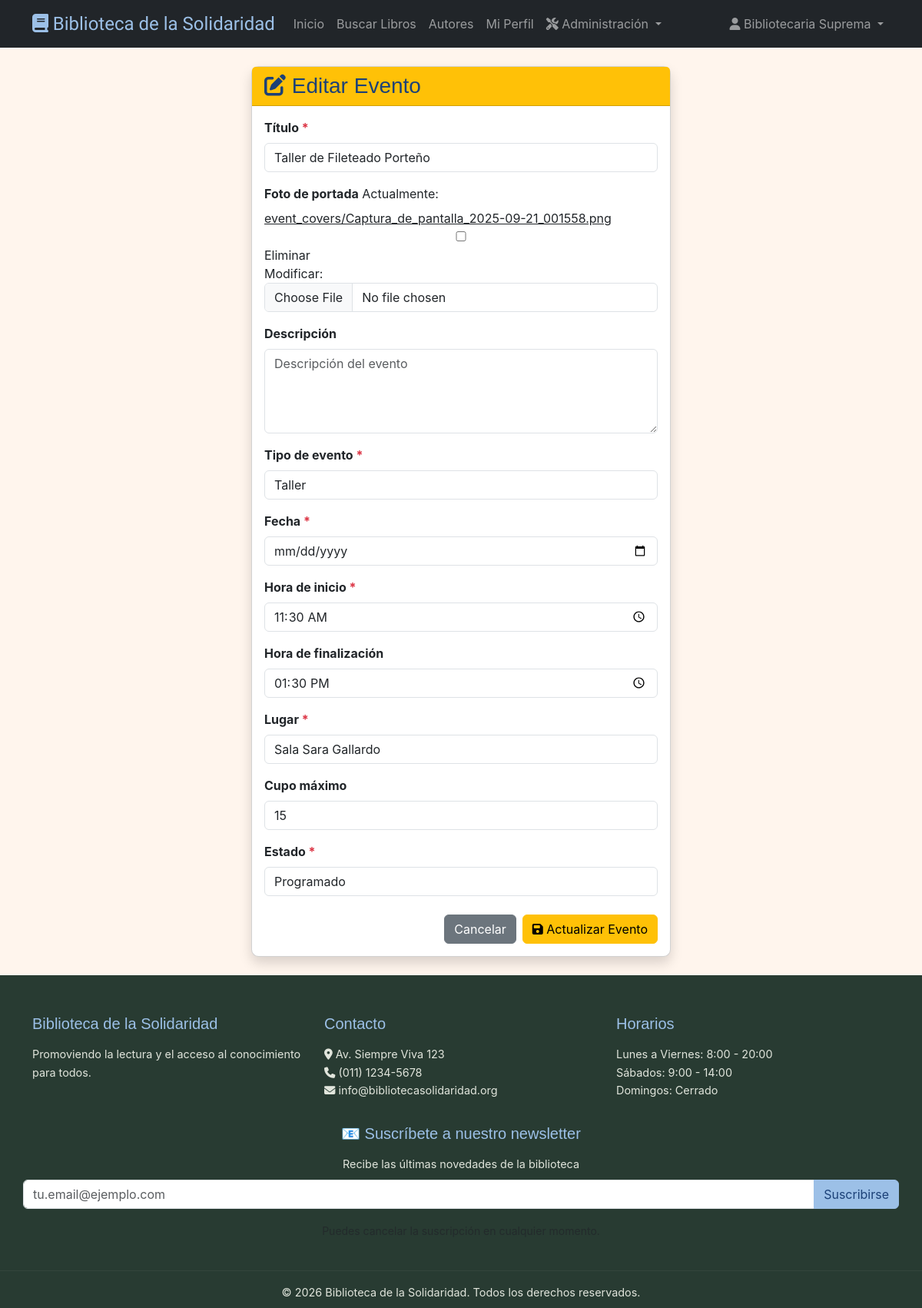
/eventos/4/editar/ (signed in), run on the app's committed database.
### apps/users/models.py (models this page shows, shortened)
class User(AbstractUser):
    ROLES = (
        ('reader', 'Lector'),
        ('librarian', 'Bibliotecario'),
        ('admin', 'Administrador')
    )
    role = models.CharField(max_length=10, choices=ROLES, default='reader')
    dni = models.CharField(
            max_length=20,
            unique=True,
            validators=[validate_dni],
            help_text="Formato: 12345678 o 12.345.678"
        )
    address = models.TextField()
    phone = models.CharField(max_length=20)
    score = models.FloatField(default=5.0)
    is_active_member = models.BooleanField(default=True)
    suspension_end_date = models.DateField(null=True, blank=True)
    class Meta:
        db_table = 'users'
        verbose_name = 'Usuario'
        verbose_name_plural = 'Usuarios'

### apps/culturalEvent/models.py (models this page shows, shortened)
class CulturalEvent(models.Model):
    EVENT_TYPES = [
        ('taller', 'Taller'),
        ('charla', 'Charla'),
        ('lectura', 'Club de lectura'),
        ('presentacion', 'Presentación de libro'),
        ('exposicion', 'Exposición'),
        ('otro', 'Otro'),
    ]
    STATUS_CHOICES = [
        ('programado', 'Programado'),
        ('realizado', 'Realizado'),
        ('cancelado', 'Cancelado'),
    ]
    title = models.CharField(max_length=200, verbose_name='Título')
    cover_image = models.ImageField(
        upload_to='event_covers/',
        blank=True,
        verbose_name='Foto de portada',
    )
    description = models.TextField(
        blank=True,
        verbose_name='Descripción'
    )
    event_type = models.CharField(
        max_length=20,
        choices=EVENT_TYPES,
        default='otro',
        verbose_name='Tipo de evento'
    )
    date = models.DateField(verbose_name='Fecha')
    start_time = models.TimeField(verbose_name='Hora de inicio')
    end_time = models.TimeField(
        blank=True,
        null=True,
        verbose_name='Hora de finalización'
    )
    location = models.CharField(
        max_length=200,
        verbose_name='Lugar'
    )
    capacity = models.PositiveIntegerField(
        blank=True,
        null=True,
        verbose_name='Cupo máximo'
    )
    status = models.CharField(
        max_length=20,
        choices=STATUS_CHOICES,
        default='programado',
        verbose_name='Estado'
    )
    created_by = models.ForeignKey(
        User,
        on_delete=models.SET_NULL,
        null=True,
        related_name='cultural_events'
    )
    created_at = models.DateTimeField(auto_now_add=True)
    updated_at = models.DateTimeField(auto_now=True)
    class Meta:
        db_table = 'cultural_events'
        verbose_name = 'Evento cultural'
        verbose_name_plural = 'Eventos culturales'
        ordering = ['date', 'start_time']

### apps/culturalEvent/views.py (the view, shortened to what this page needs)
# urls.py: path('<int:pk>/editar/', CulturalEventUpdateView.as_view(), name='event_edit'),
class CulturalEventUpdateView(LibrarianRequiredMixin, UpdateView):
    model = CulturalEvent
    form_class = CulturalEventForm
    template_name = 'culturalEvent/cultural_event_form.html'

### apps/users/mixin.py (called while the page is built)
    def test_func(self):
        user = self.request.user
        return (
            user.is_authenticated
            and getattr(user, 'role', None) in self.allowed_roles
        )

### templates/culturalEvent/cultural_event_form.html (shortened to what this page needs)
{% extends 'base.html' %}
{% block content %}
<div class="container mt-4">
    <div class="row justify-content-center">
        <div class="col-md-8 col-lg-6">
            <div class="card shadow">
                <div class="card-header bg-warning text-dark">
                    <h3 class="mb-0"><i class="fas fa-edit"></i> Editar Evento</h3>
                </div>
                <div class="card-body">
                    <form method="post" enctype="multipart/form-data" novalidate>
                        {% for field in form %}
                        <div class="mb-3">
                            <label for="{{ field.id_for_label }}" class="form-label fw-bold">
                                {{ field.label }} {% if field.field.required %}<span class="text-danger">*</span>{% endif %}
                            </label>
                            {{ field }}
                        </div>
                        {% endfor %}
                        <div class="d-flex justify-content-end gap-2 mt-4">
                            <a href="{% url 'event_list' %}" class="btn btn-secondary">Cancelar</a>
                            <button type="submit" class="btn btn-warning">
                                <i class="fas fa-save"></i> Actualizar Evento
                            </button>
                        </div>
                    </form>
                </div>
            </div>
        </div>
    </div>
</div>
{% endblock %}

### templates/base.html (shortened to what this page needs)
{% load static %}
<!DOCTYPE html>
<html lang="es">
<head>
    <link href="https://cdn.jsdelivr.net/npm/bootstrap@5.3.0/dist/css/bootstrap.min.css" rel="stylesheet">
    <link rel="stylesheet" href="https://cdnjs.cloudflare.com/ajax/libs/font-awesome/6.4.0/css/all.min.css">
    <link rel="stylesheet" href="{% static 'css/styles.css' %}">
</head>
<body>
    <nav class="navbar navbar-expand-lg navbar-dark bg-dark">
        <div class="container">
            <a class="navbar-brand" href="{% url 'home' %}">
                <i class="fas fa-book"></i> <span class="playwrite-au-tas-semibold">Biblioteca de la Solidaridad</span>
            </a>
            <div class="collapse navbar-collapse" id="navbarNav">
                <ul class="navbar-nav me-auto">
                    <li class="nav-item">
                        <a class="nav-link" href="{% url 'home' %}">Inicio</a>
                    </li>
                    <li class="nav-item">
                        <a class="nav-link" href="{% url 'book_search' %}">Buscar Libros</a>
                    </li>
                    <li class="nav-item">
                        <a class="nav-link" href="{% url 'author_list' %}">Autores</a>
                    </li>
                    {% if user.is_authenticated %}
                    <li class="nav-item">
                        <a class="nav-link" href="{% url 'profile' %}">Mi Perfil</a>
                    </li>
                    {% if user.role == 'librarian' or user.role == 'admin' %}
                    <li class="nav-item dropdown">
                        <a class="nav-link dropdown-toggle" href="#" id="adminDropdown" role="button"
                            data-bs-toggle="dropdown" aria-expanded="false">
                            <i class="fas fa-tools"></i> Administración
                        </a>
                    </li>
                    {% endif %}
                    {% endif %}
                </ul>
                <ul class="navbar-nav">
                    {% if user.is_authenticated %}
                    <li class="nav-item dropdown">
                        <a class="nav-link dropdown-toggle" href="#" role="button" data-bs-toggle="dropdown">
                            <i class="fas fa-user"></i> {{ user.get_full_name|default:user.username }}
                        </a>
                    </li>
                    {% endif %}
                </ul>
            </div>
        </div>
    </nav>
    <main>
        {% block content %}{% endblock %}
    </main>
    <br>
    <footer class="footer">
        <div class="container">
            <div class="row">
                <div class="col-md-4">
                    <h5>Biblioteca de la Solidaridad</h5>
                    <p>Promoviendo la lectura y el acceso al conocimiento para todos.</p>
                </div>
                <div class="col-md-4">
                    <h5>Contacto</h5>
                    <p>
                        <i class="fas fa-map-marker-alt"></i> Av. Siempre Viva 123<br>
                        <i class="fas fa-phone"></i> (011) 1234-5678<br>
                        <i class="fas fa-envelope"></i> info@bibliotecasolidaridad.org
                    </p>
                </div>
                <div class="col-md-4">
                    <h5>Horarios</h5>
                    <p>
                        Lunes a Viernes: 8:00 - 20:00<br>
                        Sábados: 9:00 - 14:00<br>
                        Domingos: Cerrado
                    </p>
                </div>
                <div class="card-body text-center">
                    <br>
                    <div>
                        <h5>📧 Suscríbete a nuestro newsletter</h5>
                        <p>Recibe las últimas novedades de la biblioteca</p>
                        <form method="post" action="{% url 'subscribe_newsletter' %}">
                            <div class="input-group mb-3">
                                <input type="email" name="email" class="form-control" placeholder="tu.email@ejemplo.com"
                                    required>
                                <button class="btn btn-primary" type="submit">Suscribirse</button>
                            </div>
                        </form>
                        <small class="text-muted">Puedes cancelar la suscripción en cualquier momento.</small>
                    </div>
                </div>
            </div>
            <br>
        </div>
        <hr>
        <div class="text-center">
            <p>&copy; 2026 Biblioteca de la Solidaridad. Todos los derechos reservados.</p>
        </div>
    </footer>
</body>
</html>

### static/css/styles.css (style rules this page uses)
:root { --orange: #ec6144; --yellow: #ef9f52; --pink: #f4aab6; --light-blue: #9cc0e7; --white: #fff5ed; --blue: #1c4178; --font-display: 'Poppins', sans-serif; --font-body: 'Inter', sans-serif; --radius-sm: 8px; --radius-md: 12px; --radius-lg: 16px; --radius-xl: 24px; --shadow-sm: 0 2px 4px rgba(0, 0, 0, 0.05); --shadow-md: 0 4px 12px rgba(0, 0, 0, 0.08); --shadow-lg: 0 10px 25px rgba(0, 0, 0, 0.1); --shadow-xl: 0 20px 40px rgba(0, 0, 0, 0.15); --transition: all 0.3s ease; }
html { scroll-behavior: smooth; }
body { height: 100%; margin: 0; }
body { font-family: Arial, sans-serif; background-color: var(--white); color: var(--blue); display: flex; flex-direction: column; min-height: 100vh; }
main { flex: 1 0 auto; }
.footer { flex-shrink: 0; background-color: var(--blue); padding: 2rem 0; color: var(--white); }
.navbar-brand { font-weight: bold; font-size: 1.5rem; color: var(--light-blue); }
.playwrite-au-tas-semibold { font-family: "Playwrite AU TAS", cursive; font-optical-sizing: auto; font-weight: 300; font-style: normal; }
.footer hr { border-color: rgba(255, 255, 255, 0.2); }
.footer h5 { color: var(--light-blue); margin-bottom: 1rem; }
.footer p { margin-bottom: 0.5rem; font-size: 0.95rem; }
form input, form select, form textarea { width: 100%; border-radius: 0.4rem; border: 1px solid #ced4da; padding: 0.55rem 0.75rem; font-size: 1rem; background-color: #fff; transition: all 0.2s ease-in-out; }
.card { border-radius: 0.6rem; background-color: #fff; transition: none; transform: none; }
.btn-primary { background-color: var(--light-blue); border-color: var(--light-blue); color: var(--blue); }
:root { --orange: #ec6144; --yellow: #ef9f52; --pink: #f4aab6; --light-blue: #9cc0e7; --white: #fff5ed; --blue: #1c4178; --font-display: 'Poppins', sans-serif; --font-body: 'Inter', sans-serif; --font-playwrite: 'Playwrite AU TAS', cursive; --radius-sm: 8px; --radius-md: 12px; --radius-lg: 16px; --radius-xl: 24px; --success: #06D6A0; --warning: #FFD166; --error: #EF476F; --info: #118AB2; --shadow-sm: 0 2px 4px rgba(0, 0, 0, 0.05); --shadow-md: 0 4px 12px rgba(0, 0, 0, 0.08); --shadow-lg: 0 10px 25px rgba(0, 0, 0, 0.1); --shadow-xl: 0 20px 40px rgba(0, 0, 0, 0.15); --transition: all 0.3s ease; }
body { overflow-x: hidden; background: var(--white); color: var(--blue); font-family: var(--font-body); }
h1, h2, h3, h4, h5, h6 { color: var(--blue); font-family: var(--font-display); }
a { color: var(--terracotta); }
.footer { padding: 3.2rem 0 0; background: #283b32; color: #f8f4e9; }
.footer p { color: #e1e5dc; font-size: 0.9rem; line-height: 1.65; }

### data on the page
User: get_full_name "Bibliotecaria Suprema"
CulturalEvent: form "Taller de Fileteado Porteño" "Taller" "11:30:00" "13:30:00" "Sala Sara Gallardo" "15" "Programado"

### other printed values
{{ field.label }} "Título" "Foto de portada" "Descripción" "Tipo de evento" "Fecha" "Hora de inicio" "Hora de finalización" "Lugar" "Cupo máximo" "Estado"
